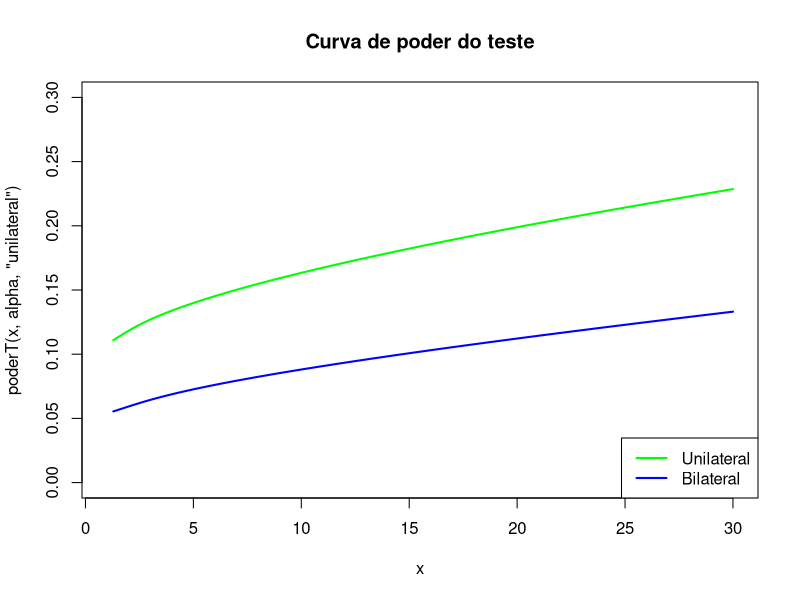

The R source for this figure:
# Amostra
amostra <- c(14.4, 12.9, 7, 13.7, 13.5)

# Cálculos
n <- length(amostra)
s <- sd(amostra)
t <- mean(amostra)

mu <- 12
d <- t - mu
alpha <- 0.05

# Função para cálculo de Poder
poderT <- function(n, alpha, type){
  t_alpha <- if(type == "unilateral") 
    qt(1 - alpha*2, n - 1) else 
      qt(1 - alpha, n - 1)
  z <- d / s * sqrt(n)
  beta <- pt(t_alpha, n - 1, ncp = z)
  return(1 - beta)
}

# Gráficos do Poder 
curve(poderT(x, alpha, "unilateral"),
      from = 1,
      to = 30,
      col = "green",
      lwd = 2,
      ylabel="Poder",
      xlabel="n",
      main="Curva de poder do teste",
      ylim = c(0, 0.3) #Ajuste do gráfico em Y
)

curve(poderT(x, alpha, "bilateral"),
      from = 1,
      to = 30,
      col = "blue",
      lwd = 2,
      add = TRUE
)

#Legenda
legend("bottomright", 
       legend = c("Unilateral", "Bilateral"),
       col = c("green", "blue"), lwd = 2)

# Cálculo do poder usando power.t.test
power.t.test(n = 5,
             delta = d,
             sd = s,
             sig.level = alpha,
             type = "one.sample",
             alternative = "one.sided")
